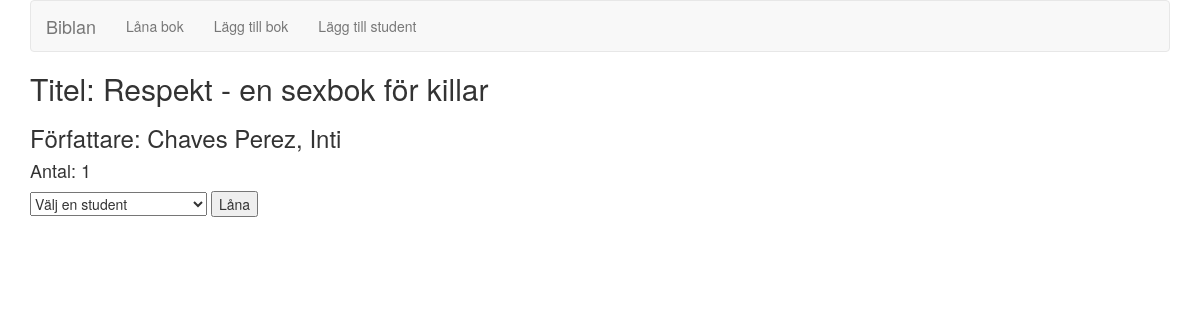
Screenshot of /book/1/ with the database file from the repository.
### books/models.py (models this page shows, shortened)
class Books(models.Model):
    title = models.CharField(max_length=200, unique=True)
    author = models.CharField(max_length=200, blank=True)
    category = models.CharField(max_length=200)
    isbn = models.CharField(max_length=20, blank=True)
    amount = models.IntegerField(default=1)

### books/views.py (the view, shortened to what this page needs)
# urls.py: url(r'^book/(?P<pk>[0-9]+)/$', views.BookView.as_view(), name='view_book'),
class BookView(View):
    FORM_CLASS = GetStudentForm
    def get(self, request, pk, *args, **kwargs):
        students = Students.objects.all().order_by("lastname")
        form = self.FORM_CLASS()
        book = Books.objects.get(pk=pk)
        try:
            loans = Borrowship.objects.filter(book=Books(pk))
            borrowers = []
            for loan in loans:
                student = Students.objects.get(pk=loan.student.pk)
                borrowers.append(student.firstname+' '+student.lastname)
        except Borrowship.DoesNotExist:
            borrowers = []
        return render(request, "book.html", {"book": book,
                                             "students": students,
                                             "borrowers": ", ".join(borrowers)})

### books/templates/book.html (shortened to what this page needs)
{% extends "base.html" %}
{% block content %}
    <h2>Titel: {{ book.title }}</h2>
    <h3>Författare: {{ book.author }}</h3>
    <h4>Antal: {{ book.amount }}</h4>
    <form action="/book/{{ book.pk }}/" method="post">
        <select name="student">
            <option value selected disabled>Välj en student</option>
        </select>
        <input type="submit" value="Låna">
    </form>
{% endblock content %}

### rows the page displays
Books: title "Respekt - en sexbok för killar", author "Chaves Perez, Inti", amount "1"
